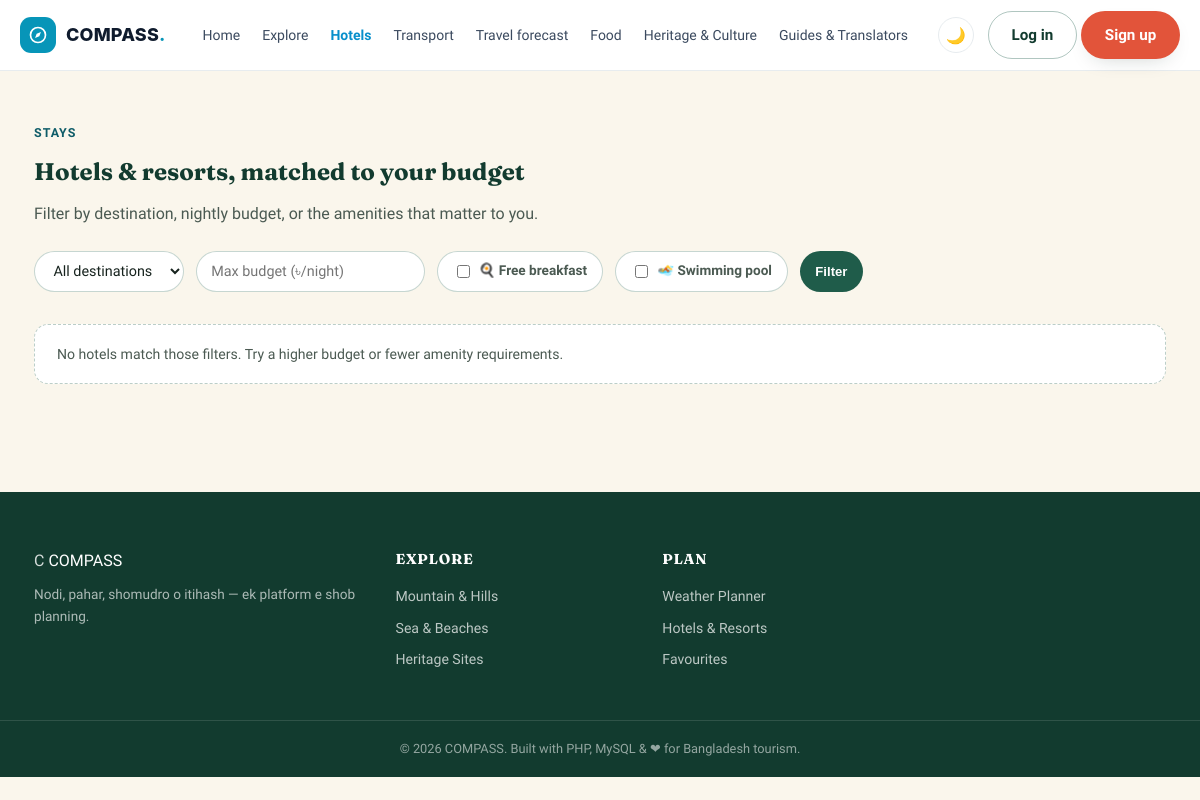
Page /hotels.php on the earlier database version.
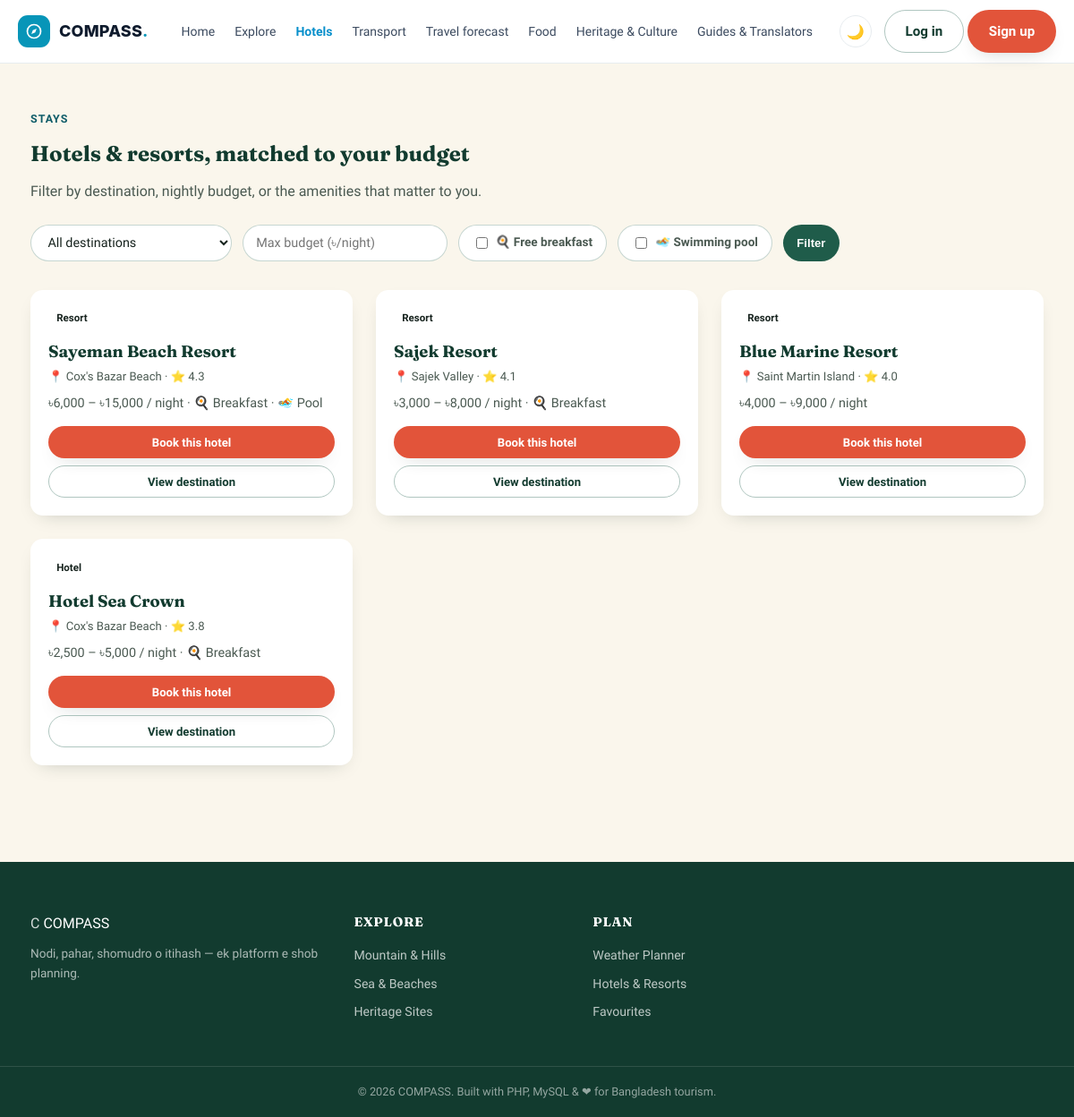
Same page on the later database version.
### tables this page shows
CREATE TABLE `hotels` (
  `hotel_id` int(11) NOT NULL AUTO_INCREMENT,
  `destination_id` int(11) NOT NULL,
  `hotel_name` varchar(100) NOT NULL,
  `hotel_type` enum('Hotel','Resort','Guest House') DEFAULT 'Hotel',
  `price_range_min` decimal(8,2) DEFAULT NULL,
  `price_range_max` decimal(8,2) DEFAULT NULL,
  `rating` decimal(2,1) DEFAULT 0.0,
  `contact_no` varchar(30) DEFAULT NULL,
  `address` varchar(200) DEFAULT NULL,
  `free_breakfast` tinyint(1) DEFAULT 0,
  `swimming_pool` tinyint(1) DEFAULT 0,
  `distance_from_center_km` decimal(5,2) DEFAULT 0.00,
  PRIMARY KEY (`hotel_id`),
  KEY `idx_hotels_destination` (`destination_id`)
);

CREATE TABLE `destinations` (
  `destination_id` int(11) NOT NULL AUTO_INCREMENT,
  `name` varchar(100) NOT NULL,
  `category_id` int(11) NOT NULL,
  `district_id` int(11) NOT NULL,
  `description` text DEFAULT NULL,
  `best_time_to_visit` varchar(150) DEFAULT NULL,
  `entry_fee` decimal(8,2) DEFAULT 0.00,
  `opening_hours` varchar(100) DEFAULT NULL,
  `latitude` decimal(10,7) DEFAULT NULL,
  `longitude` decimal(10,7) DEFAULT NULL,
  `map_link` varchar(255) DEFAULT NULL,
  `safety_tips` text DEFAULT NULL,
  `is_outdoor` tinyint(1) DEFAULT 1,
  `created_at` timestamp NOT NULL DEFAULT current_timestamp(),
  PRIMARY KEY (`destination_id`),
  KEY `idx_destinations_category` (`category_id`),
  KEY `idx_destinations_district` (`district_id`)
);

### hotels.php (the view, shortened to what this page needs)
<?php
require_once __DIR__ . '/config/db.php';
$breakfast = isset($_GET['breakfast']);
$pool      = isset($_GET['pool']);
$sql = "SELECT h.*, d.name AS destination_name FROM hotels h JOIN destinations d ON d.destination_id = h.destination_id WHERE 1=1";
$params = [];
$sql .= " ORDER BY h.rating DESC";
$stmt = $pdo->prepare($sql);
$stmt->execute($params);
$hotels = $stmt->fetchAll();
include __DIR__ . '/includes/header.php';
?>
<section class="section-tight">
  <div class="container">
    <span class="eyebrow">Stays</span>
    <h2>Hotels &amp; resorts, matched to your budget</h2>
    <p style="color:var(--ink-soft); max-width:60ch;">Filter by destination, nightly budget, or the amenities that matter to you.</p>
    <form method="get" class="filter-bar" style="margin-top:24px;">
      <select name="destination">
        <option value="0">All destinations</option>
      </select>
      <input type="number" name="budget" placeholder="Max budget (৳/night)" value="<?= htmlspecialchars($_GET['budget'] ?? '') ?>">
      <label class="filter-chip" style="display:flex; align-items:center; gap:6px;">
        <input type="checkbox" name="breakfast" <?= $breakfast ? 'checked' : '' ?> style="width:auto;"> 🍳 Free breakfast
      </label>
      <label class="filter-chip" style="display:flex; align-items:center; gap:6px;">
        <input type="checkbox" name="pool" <?= $pool ? 'checked' : '' ?> style="width:auto;"> 🏊 Swimming pool
      </label>
      <button type="submit" class="btn btn-forest btn-sm">Filter</button>
    </form>
    <?php if (empty($hotels)): ?>
      <div class="info-note" style="margin-top:24px;">No hotels match those filters. Try a higher budget or fewer amenity requirements.</div>
    <?php else: ?>
    <div class="destination-grid" style="margin-top:30px;">
      <?php foreach ($hotels as $h): ?>
      <div class="dest-card">
        <div class="dest-body">
          <span class="dest-tag" style="position:static; display:inline-block; margin-bottom:10px;"><?= htmlspecialchars($h['hotel_type']) ?></span>
          <h3><?= htmlspecialchars($h['hotel_name']) ?></h3>
          <div class="dest-loc">📍 <?= htmlspecialchars($h['destination_name']) ?> · ⭐ <?= number_format($h['rating'], 1) ?></div>
          <p class="dest-desc">৳<?= number_format($h['price_range_min']) ?> – ৳<?= number_format($h['price_range_max']) ?> / night
            <?= $h['free_breakfast'] ? ' · 🍳 Breakfast' : '' ?><?= $h['swimming_pool'] ? ' · 🏊 Pool' : '' ?></p>
          <a href="<?= BASE_URL ?>hotel_booking.php?hotel=<?= $h['hotel_id'] ?>" class="btn btn-primary btn-block btn-sm">Book this hotel</a>
          <a href="<?= BASE_URL ?>destination_details.php?id=<?= $h['destination_id'] ?>" class="btn btn-ghost btn-block btn-sm" style="margin-top:8px;">View destination</a>
        </div>
      </div>
      <?php endforeach; ?>
    </div>
    <?php endif; ?>
  </div>
</section>
<?php include __DIR__ . '/includes/footer.php'; ?>

Differences in the rows shown:
added hotels: hotel_type "Resort", hotel_name "Sayeman Beach Resort", destination.name "Cox's Bazar Beach", rating "4.3", price_range_min "6,000", price_range_max "15,000", free_breakfast "· 🍳 Breakfast", swimming_pool "· 🏊 Pool"
added hotels: hotel_type "Resort", hotel_name "Sajek Resort", destination.name "Sajek Valley", rating "4.1", price_range_min "3,000", price_range_max "8,000", free_breakfast "· 🍳 Breakfast"
added hotels: hotel_type "Resort", hotel_name "Blue Marine Resort", destination.name "Saint Martin Island", rating "4.0", price_range_min "4,000", price_range_max "9,000"
added hotels: hotel_type "Hotel", hotel_name "Hotel Sea Crown", destination.name "Cox's Bazar Beach", rating "3.8", price_range_min "2,500", price_range_max "5,000", free_breakfast "· 🍳 Breakfast"
Other differences:
text no longer shown: "No hotels match those filters. Try a higher budget or fewer amenity requirements."
